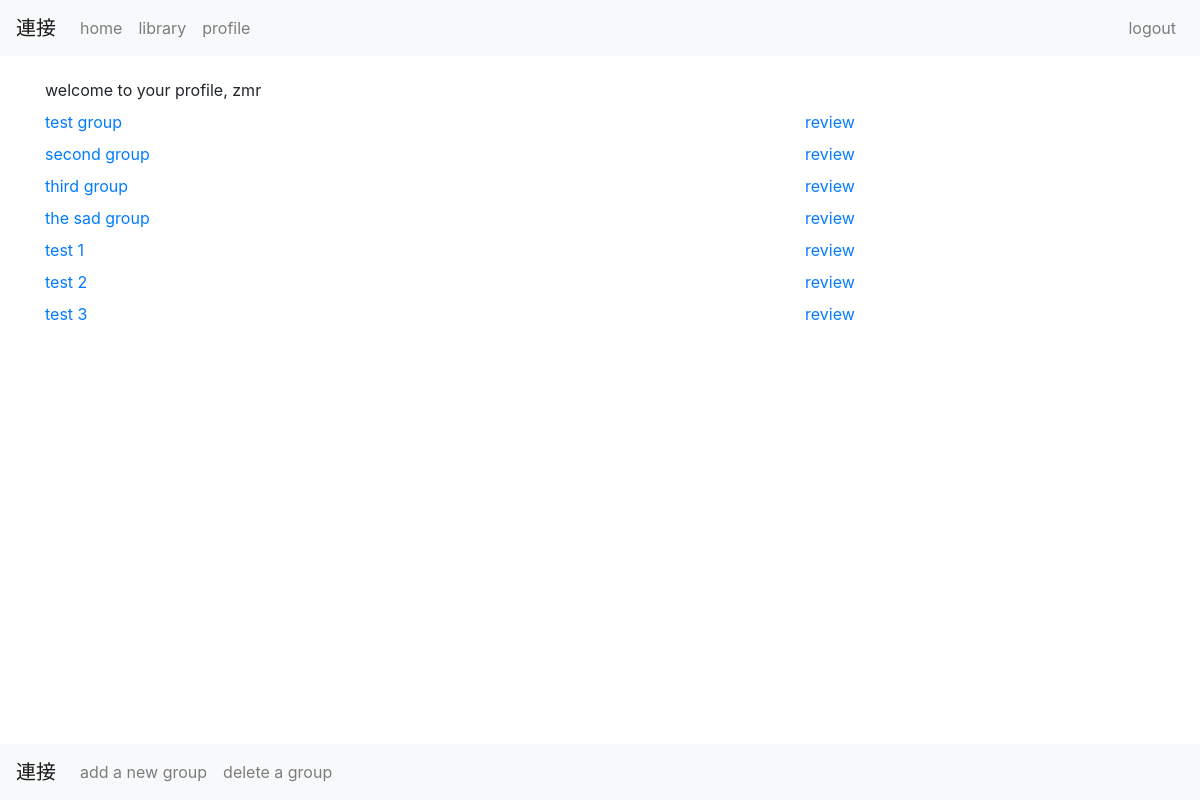
Before: /profile/ (signed in) with the older database file.
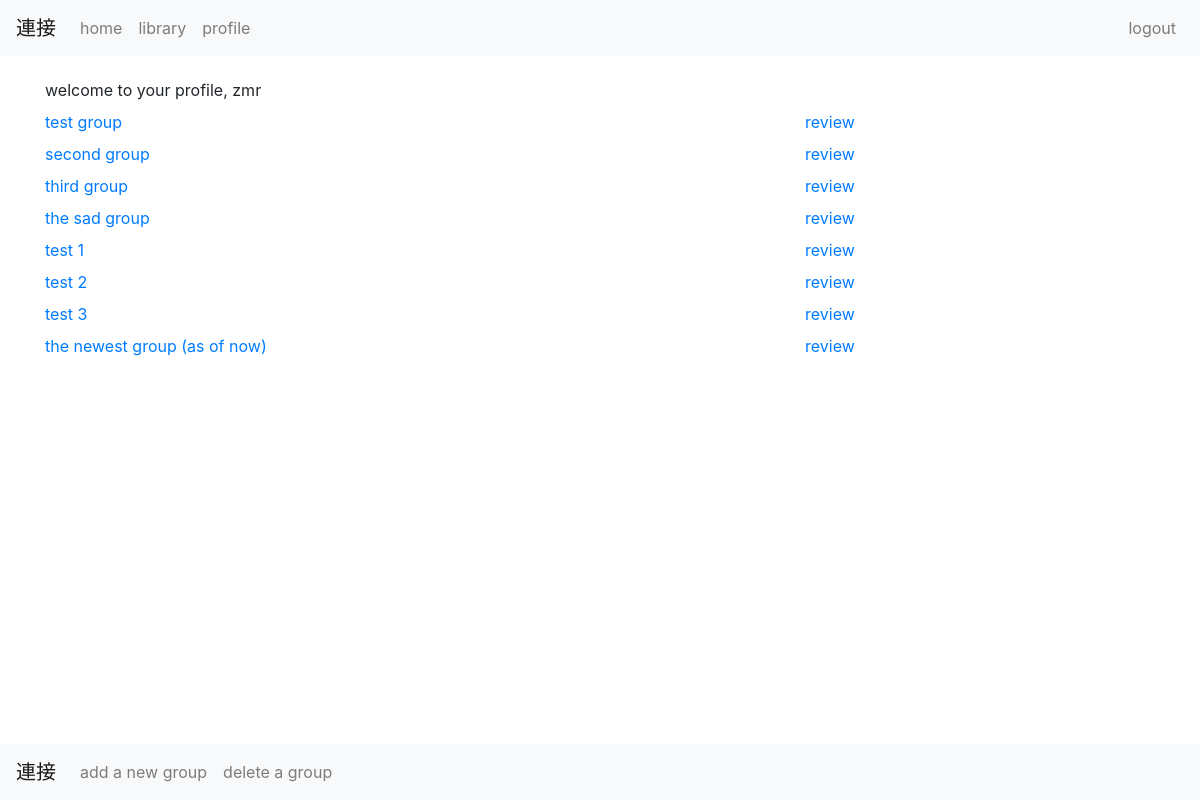
After: the same page with the newer database file.
### base/models.py (models this page shows, shortened)
class KanjiGroup(models.Model):
    name        = models.CharField(max_length=100)
    user        = models.ForeignKey(UserProfile, related_name="group_profile", on_delete=models.CASCADE)
    group_kanji = models.ManyToManyField(Kanji, blank=True, related_name="group_kanji", through="KanjiGroupElement")
    date_time   = models.DateTimeField(default=timezone.now)

### base/views.py (the view)
# urls.py: path('profile/', views.profile, name='profile'),
@login_required
def profile(request):
    userprofile = request.user.profile
    context  = {'userprofile': userprofile}
    return render(request, 'base/profile.html', context)

### base/templates/base/profile.html (shortened to what this page needs)
{% extends 'base/base.html' %}
{% block content %}
    <nav class="navbar fixed-bottom navbar-light navbar-expand-lg bg-light">
        <a class="navbar-brand" href="{% url 'base:index' %}">連接</a>
        <div class="collapse navbar-collapse" id="navbarNavBottom">
            <ul class="navbar-nav">
                <li class="nav-item">
                    <a class="nav-link" href="{% url 'base:group' %}">add a new group</a>
                </li>
                <li class="nav-item">
                    <a class="nav-link" href="{% url 'base:delete_group_view' %}">delete a group</a>
                </li>
            </ul>
        </div>
    </nav>
    <div class="row pt-2">
        <div class="col-sm-12 pb-2">
            welcome to your profile, {{userprofile.user.username}}
        </div>
        {% for group in userprofile.group_profile.all %}
            <div class="col-sm-8 pb-2">
                <a href="{% url 'base:group_individual' group.id %}">{{ group.name }}</a>
            </div>
            <div class="col-sm-4 pb-2">
                <a href="{% url 'base:review_view' group.id %}">
                    review
                </a>
            </div>
        {% endfor %}
    </div>
{% endblock %}

Changed rows visible on the page:
added KanjiGroup: name "the newest group (as of now)"
